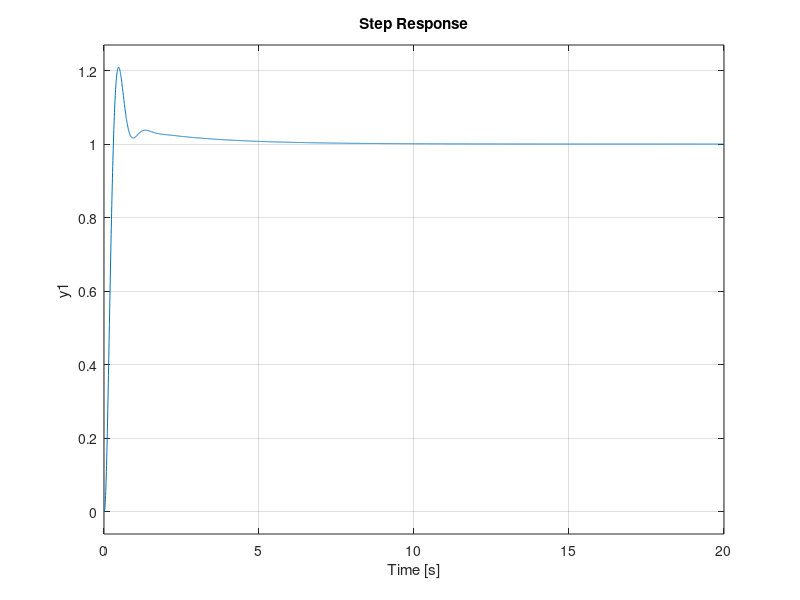

Here is the MATLAB script that generated this plot:
s=tf('s');
%sys=10*(s+1)/(s*(s+1)*(s+10)*(s+60)); % with lead only
sys=10*(s+1)*(s+0.4)/(s*(s+1)*(s+10)*(s+60)*(s+0.028)); % with lead and lag
CL = feedback(420*sys,1);
step(CL);